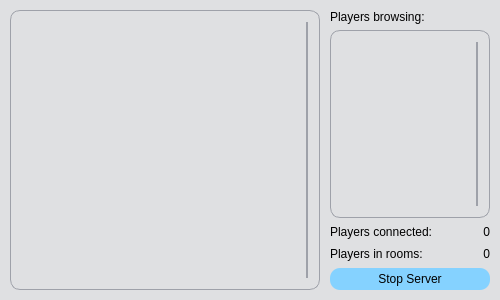
<?xml version="1.0" encoding="UTF-8"?>
<ui version="4.0">
 <class>Server</class>
 <widget class="QWidget" name="Server">
  <property name="geometry">
   <rect>
    <x>0</x>
    <y>0</y>
    <width>500</width>
    <height>300</height>
   </rect>
  </property>
  <property name="minimumSize">
   <size>
    <width>500</width>
    <height>300</height>
   </size>
  </property>
  <property name="windowTitle">
   <string>Form</string>
  </property>
  <property name="styleSheet">
   <string notr="true">#Server, QScrollArea QWidget {background-color: #DFE0E2}

QLabel {
	color: black;
}

QPushButton {
	color: black;
	background-color: #85D2FF;
	border-radius: 10px;
	padding: 4px;
}
QPushButton:hover {background-color: #5CC3FF}
QPushButton:disabled {
	background-color: #D6F0FF;
	color: #40404F;
}

QScrollArea {
	border: 1px solid #9EA1A9;
	border-radius: 10px;
	padding: 5px;
}

QScrollBar,
QScrollBar::sub-line, QScrollBar::sub-page,
QScrollBar::add-line, QScrollBar::add-page
{
	background: transparent;
	border: none;
}
QScrollBar::handle {
	background-color: #9EA1A9;
	border-radius: 2px;
	margin: 6px;
}
QScrollBar::handle:hover {
	border-radius: 4px;
	margin: 4px;
}
</string>
  </property>
  <layout class="QGridLayout" name="gridLayout_2">
   <property name="leftMargin">
    <number>10</number>
   </property>
   <property name="topMargin">
    <number>10</number>
   </property>
   <property name="rightMargin">
    <number>10</number>
   </property>
   <property name="bottomMargin">
    <number>10</number>
   </property>
   <property name="horizontalSpacing">
    <number>10</number>
   </property>
   <item row="2" column="2">
    <widget class="QLabel" name="label">
     <property name="text">
      <string>Players connected:</string>
     </property>
    </widget>
   </item>
   <item row="0" column="2" colspan="2">
    <widget class="QLabel" name="label_3">
     <property name="text">
      <string>Players browsing:</string>
     </property>
    </widget>
   </item>
   <item row="3" column="3">
    <widget class="QLabel" name="label_players_in_rooms">
     <property name="minimumSize">
      <size>
       <width>30</width>
       <height>16</height>
      </size>
     </property>
     <property name="maximumSize">
      <size>
       <width>30</width>
       <height>16</height>
      </size>
     </property>
     <property name="text">
      <string>0</string>
     </property>
     <property name="alignment">
      <set>Qt::AlignRight|Qt::AlignTrailing|Qt::AlignVCenter</set>
     </property>
    </widget>
   </item>
   <item row="2" column="3">
    <widget class="QLabel" name="label_player_count">
     <property name="minimumSize">
      <size>
       <width>30</width>
       <height>16</height>
      </size>
     </property>
     <property name="maximumSize">
      <size>
       <width>30</width>
       <height>16</height>
      </size>
     </property>
     <property name="text">
      <string>0</string>
     </property>
     <property name="alignment">
      <set>Qt::AlignRight|Qt::AlignTrailing|Qt::AlignVCenter</set>
     </property>
    </widget>
   </item>
   <item row="4" column="2" colspan="2">
    <widget class="QPushButton" name="btn_stop">
     <property name="text">
      <string>Stop Server</string>
     </property>
    </widget>
   </item>
   <item row="1" column="2" colspan="2">
    <widget class="QScrollArea" name="scrollArea_2">
     <property name="minimumSize">
      <size>
       <width>160</width>
       <height>0</height>
      </size>
     </property>
     <property name="frameShape">
      <enum>QFrame::NoFrame</enum>
     </property>
     <property name="verticalScrollBarPolicy">
      <enum>Qt::ScrollBarAlwaysOn</enum>
     </property>
     <property name="horizontalScrollBarPolicy">
      <enum>Qt::ScrollBarAlwaysOff</enum>
     </property>
     <property name="widgetResizable">
      <bool>true</bool>
     </property>
     <widget class="QWidget" name="scrollList">
      <property name="geometry">
       <rect>
        <x>0</x>
        <y>0</y>
        <width>131</width>
        <height>172</height>
       </rect>
      </property>
      <layout class="QVBoxLayout" name="verticalLayout_3">
       <property name="spacing">
        <number>0</number>
       </property>
       <item>
        <layout class="QVBoxLayout" name="layout_playerlist">
         <property name="spacing">
          <number>3</number>
         </property>
        </layout>
       </item>
       <item>
        <spacer name="verticalSpacer_3">
         <property name="orientation">
          <enum>Qt::Vertical</enum>
         </property>
         <property name="sizeHint" stdset="0">
          <size>
           <width>20</width>
           <height>40</height>
          </size>
         </property>
        </spacer>
       </item>
      </layout>
     </widget>
    </widget>
   </item>
   <item row="3" column="2">
    <widget class="QLabel" name="label_2">
     <property name="text">
      <string>Players in rooms:</string>
     </property>
    </widget>
   </item>
   <item row="0" column="0" rowspan="5">
    <widget class="QScrollArea" name="scrollArea">
     <property name="verticalScrollBarPolicy">
      <enum>Qt::ScrollBarAlwaysOn</enum>
     </property>
     <property name="horizontalScrollBarPolicy">
      <enum>Qt::ScrollBarAlwaysOff</enum>
     </property>
     <property name="widgetResizable">
      <bool>true</bool>
     </property>
     <widget class="QWidget" name="scrollList_2">
      <property name="geometry">
       <rect>
        <x>0</x>
        <y>0</y>
        <width>281</width>
        <height>268</height>
       </rect>
      </property>
      <layout class="QVBoxLayout" name="verticalLayout">
       <property name="spacing">
        <number>0</number>
       </property>
       <item>
        <layout class="QVBoxLayout" name="layout_roomlist">
         <property name="spacing">
          <number>3</number>
         </property>
        </layout>
       </item>
       <item>
        <spacer name="verticalSpacer_2">
         <property name="orientation">
          <enum>Qt::Vertical</enum>
         </property>
         <property name="sizeHint" stdset="0">
          <size>
           <width>20</width>
           <height>40</height>
          </size>
         </property>
        </spacer>
       </item>
      </layout>
     </widget>
    </widget>
   </item>
  </layout>
 </widget>
 <resources/>
 <connections/>
</ui>
